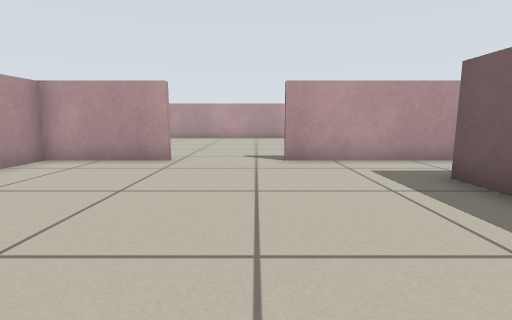
view 1 (above)

16 first-person views from a walk through a world built for the Player/Stage simulator. The camera is 0.51 m above the floor, tilts 8° down and sees 85° across. Floor lines are 1 m apart. The floor is counted in squares, 0.5 m on a side. Each view is taken from the middle of a square. On the plan, view 1 faces up. The plan holds only what a view shows up to about 11 squares ahead; the rest is blank. Robots are left out.

view 2
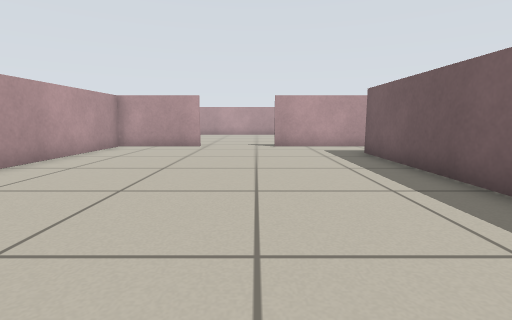

view 3
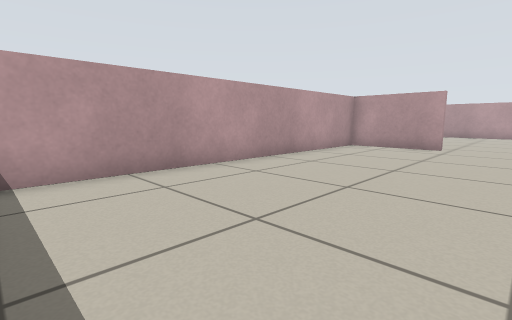

view 4
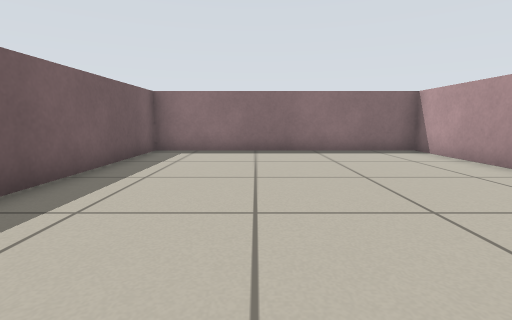

view 5
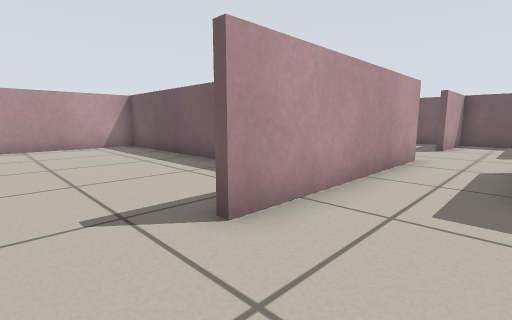

view 6
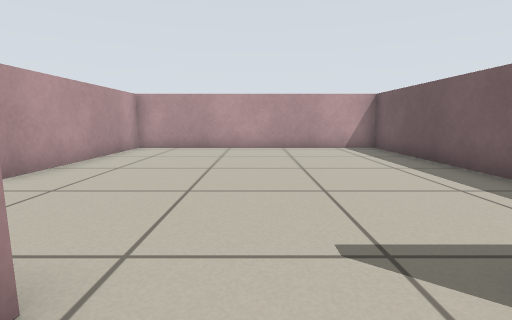

view 7
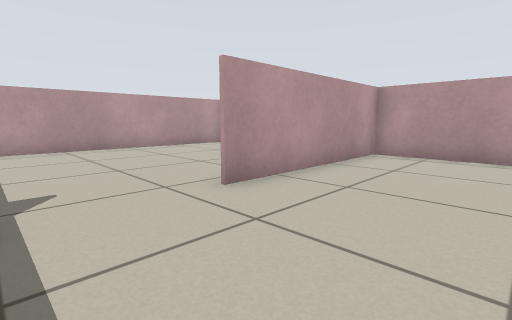

view 8
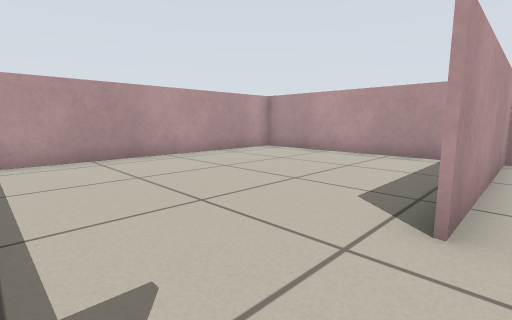

view 9
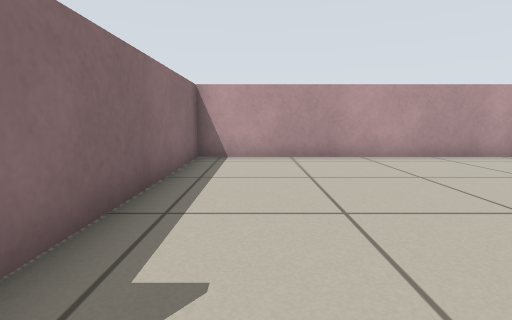

view 10
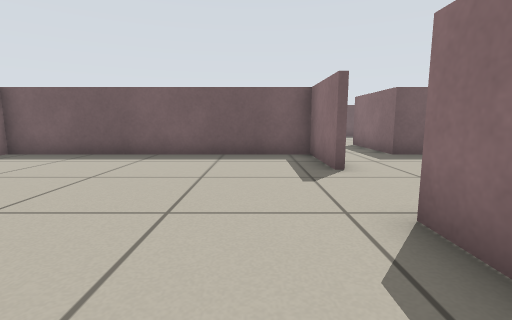

view 11
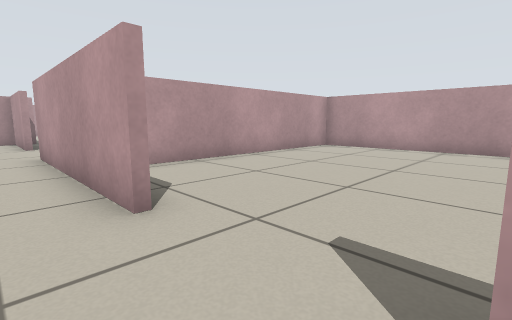

view 12
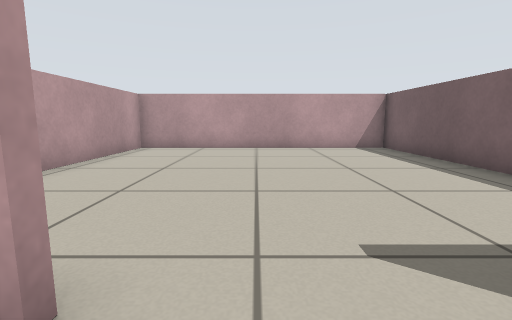

view 13
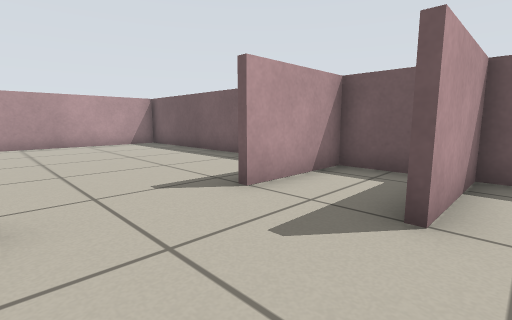

view 14
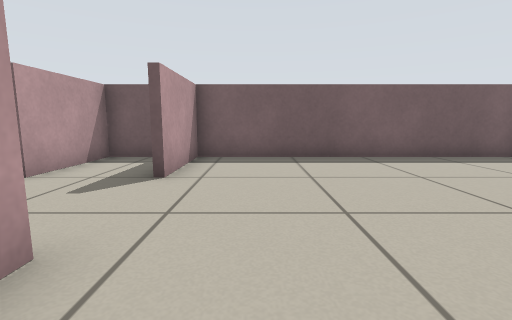

view 15
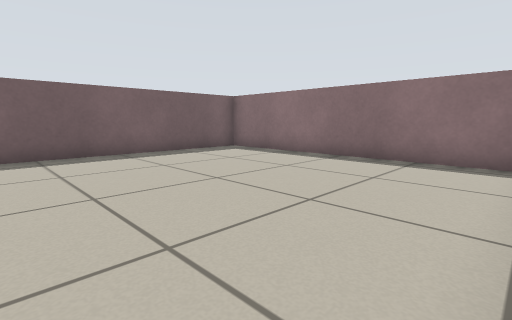

view 16
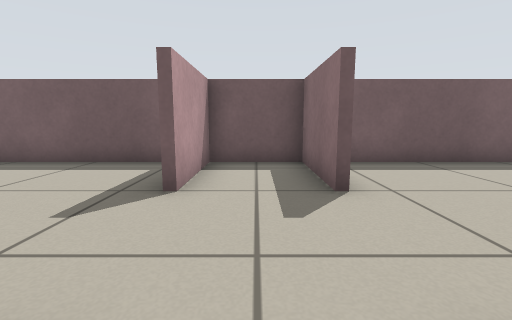

### Floor plan
Ten units are one square. View 1 is at (0, 0); x grows to the right and y downward. Boxes are objects, and circles mark ways between rooms. Rooms are numbered by the first view taken in them; rooms with no view inside come last. Other rooms are left out.
<svg viewBox="-133 -171 267 222">
<path fill="none" stroke="#000" d="M-21 -71 -54 -71 -54 46 35 46 35 -48 61 -48M70 -71 8 -71M-66 -166 -124 -166M-34 -74 -22 -74M8 -74 35 -74 35 -166 -54 -166 -54 -108M-128 -162 -128 -74 -66 -74M129 -82 129 -166 37 -166 37 -88M99 -48 129 -48M129 -49 129 -71 99 -71M42 46 122 46M129 42 129 -49M129 -46 99 -46"/>
<circle cx="-10" cy="-67" r="3" fill="#2a7"/>
<circle cx="70" cy="-60" r="3" fill="#2a7"/>
<circle cx="80" cy="-47" r="3" fill="#2a7"/>
<text x="-10" y="-10">1</text>
<text x="-50" y="-120">2</text>
<text x="80" y="-110">3</text>
<text x="80" y="0">4</text>
</svg>
Room 1 opens to room 2. Room 1 opens to room 3. Room 3 opens to room 4.

Where each view was taken, in squares from view 1:
view 1: 0 up, 0 right, facing up
view 2: 4 down, 0 right, facing up
view 3: 4 down, 0 right, facing up-left
view 4: 5 up, 0 right, facing down
view 5: 5 up, 1 left, facing up-right
view 6: 6 up, 1 left, facing up
view 7: 8 up, 2 left, facing up-left
view 8: 8 up, 5 left, facing up-left
view 9: 9 up, 5 left, facing left
view 10: 9 up, 5 left, facing right
view 11: 6 up, 10 right, facing up-left
view 12: 6 up, 8 right, facing up
view 13: 4 up, 7 right, facing up-right
view 14: 3 up, 5 right, facing right
view 15: 3 up, 4 right, facing down-right
view 16: 6 up, 6 right, facing right
